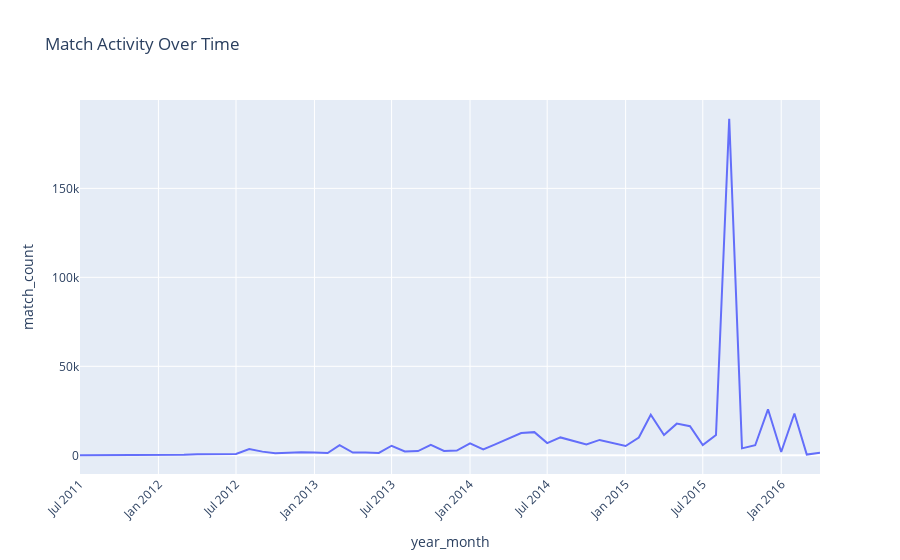

The code cell stored with this chart in its notebook:
### Markdown cell above
Task 8.2 Interactive(plotly)

### Code cell
import plotly.express as px

fig = px.line(
    activity_pd,
    x="year_month",
    y="match_count",
    title="Match Activity Over Time"
)

fig.update_layout(xaxis_tickangle=-45)
fig.show()

### Figure 1 — Plotly figure (JSON) as saved in the notebook; plotly's stock layout.template omitted (floating-point values rounded to 4 significant figures)
{"data": [{"hovertemplate": "year_month=%{x}<br>match_count=%{y}<extra></extra>", "legendgroup": "", "line": {"color": "#636efa", "dash": "solid"}, "marker": {"symbol": "circle"}, "mode": "lines", "name": "", "orientation": "v", "showlegend": false, "type": "scatter", "x": ["2011-07", "2011-09", "2011-10", "2011-11", "2011-12", "2012-01", "2012-02", "2012-03", "2012-04", "2012-05", "2012-06", "2012-07", "2012-08", "2012-09", "2012-10", "2012-11", "2012-12", "2013-01", "2013-02", "2013-03", "2013-04", "2013-05", "2013-06", "2013-07", "2013-08", "2013-09", "2013-10", "2013-11", "2013-12", "2014-01", "2014-02", "2014-03", "2014-04", "2014-05", "2014-06", "2014-07", "2014-08", "2014-09", "2014-10", "2014-11", "2014-12", "2015-01", "2015-02", "2015-03", "2015-04", "2015-05", "2015-06", "2015-07", "2015-08", "2015-09", "2015-10", "2015-11", "2015-12", "2016-01", "2016-02", "2016-03", "2016-04"], "xaxis": "x", "y": [7, 2, 19, 34, 96, 168, 383, 297, 524, 511, 607, 761, 3534, 2068, 1127, 1524, 1786, 1568, 1282, 5682, 1566, 1617, 1344, 5371, 2170, 2365, 5820, 2462, 2667, 6703, 3306, 6101, 9244, 12510, 13021, 6869, 10046, 8061, 6058, 8646, 7011, 5221, 9960, 22776, 11404, 17795, 16317, 5720, 11439, 189144, 3907, 5658, 25847, 1868, 23500, 392, 1407], "yaxis": "y"}], "layout": {"legend": {"tracegroupgap": 0}, "title": {"text": "Match Activity Over Time"}, "xaxis": {"anchor": "y", "domain": [0, 1], "tickangle": -45, "title": {"text": "year_month"}}, "yaxis": {"anchor": "x", "domain": [0, 1], "title": {"text": "match_count"}}}}
